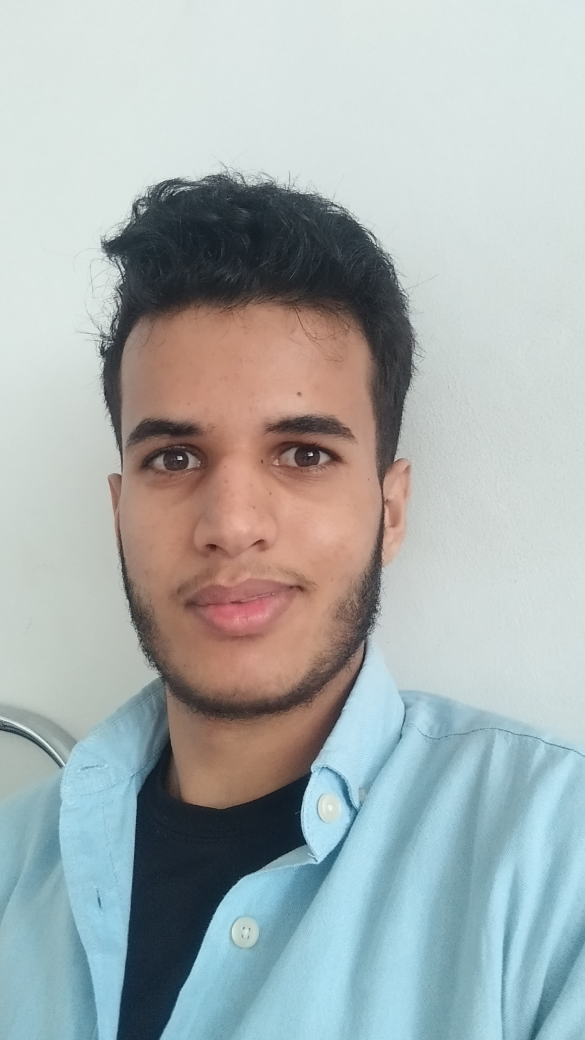
#> input picture PCD/4. Geometric Transformations on Images/mypic.jpg, 2340 x 4160 px (shown at 1/4 size)
$ python image_transform.py
#> lines starting #> are read from the running program, lines starting #| are printed output that depends on the picture
# Import the required libraries
import cv2
import numpy as np
import matplotlib.pyplot as plt

# Step 1: Load image from local file
image = cv2.imread("mypic.jpg")  # Make sure 'mypic.jpg' is in the same directory as this script
#> image is the input picture: shape (4160, 2340, 3); mean B, G, R 175.9, 176, 167.7

# Check if the image is loaded correctly
if image is None:
    print("Error: Could not load the image. Make sure 'mypic.jpg' exists in this folder.")
    exit()

# Convert the image from BGR (OpenCV default) to RGB
image_rgb = cv2.cvtColor(image, cv2.COLOR_BGR2RGB)

# Step 2: Display the original image
plt.figure(figsize=(8, 6))
plt.title("Original Image")
plt.imshow(image_rgb)
plt.axis('off')
plt.show()

# Step 3: Translation (Shift the image)
def translate_image(image, x_shift, y_shift):
    # Create translation matrix
#> called with x_shift = 50, y_shift = 30
    translation_matrix = np.float32([[1, 0, x_shift], [0, 1, y_shift]])
    translated_image = cv2.warpAffine(image, translation_matrix, (image.shape[1], image.shape[0]))
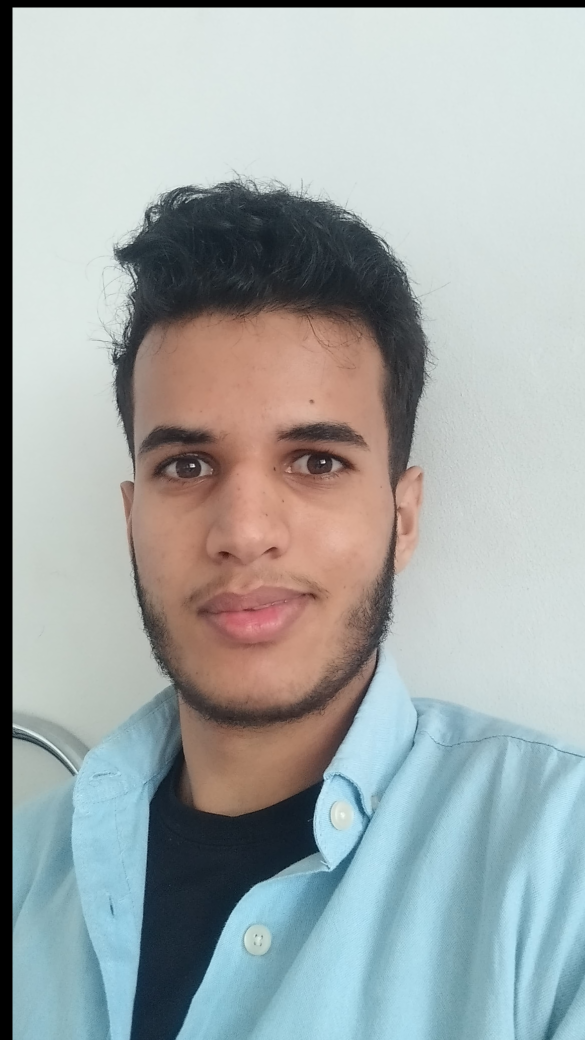
#> translated_image: shape (4160, 2340, 3) (shown at 1/4 size); mean R, G, B 162.6, 170.1, 169.9
    return translated_image

translated_image = translate_image(image_rgb, 50, 30)  # Shift 50 pixels right, 30 pixels down

# Display translated image
plt.figure(figsize=(8, 6))
plt.title("Translated Image")
plt.imshow(translated_image)
plt.axis('off')
plt.show()

# Step 4: Rotation
(h, w) = image_rgb.shape[:2]
#> h = 4160; w = 2340
center = (w // 2, h // 2)  # Center point of rotation
#> center = (1170, 2080)
angle = 45  # Rotation angle in degrees
scale = 1.0  # Scaling factor

# Create rotation matrix
rotation_matrix = cv2.getRotationMatrix2D(center, angle, scale)
rotated_image = cv2.warpAffine(image_rgb, rotation_matrix, (w, h))
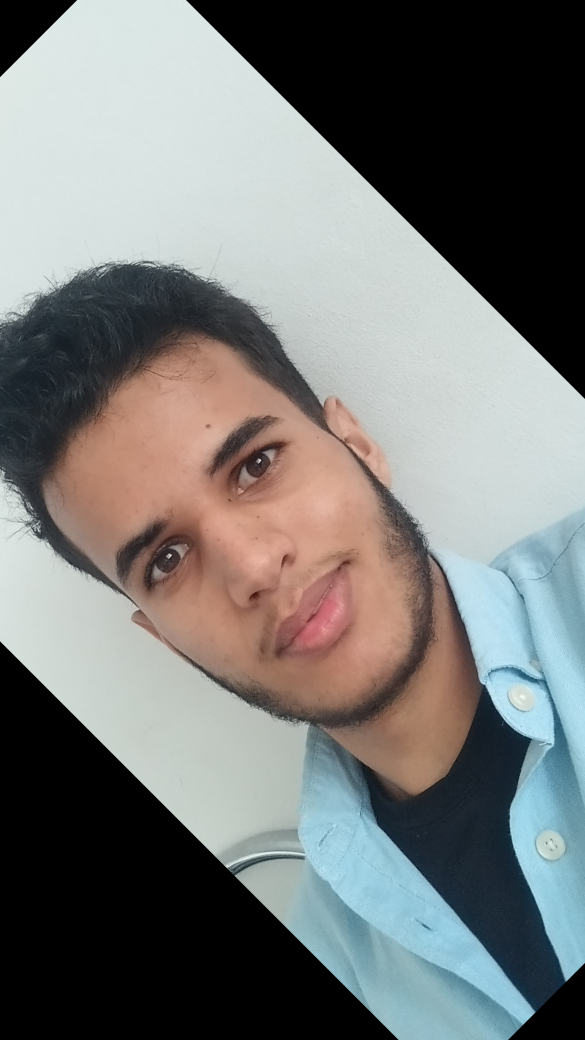
#> rotated_image: shape (4160, 2340, 3) (shown at 1/4 size); mean R, G, B 118.6, 119.7, 118.2

# Display rotated image
plt.figure(figsize=(8, 6))
plt.title("Rotated Image")
plt.imshow(rotated_image)
plt.axis('off')
plt.show()

# Step 5: Flipping
flipped_horizontal = cv2.flip(image_rgb, 1)  # Flip horizontally
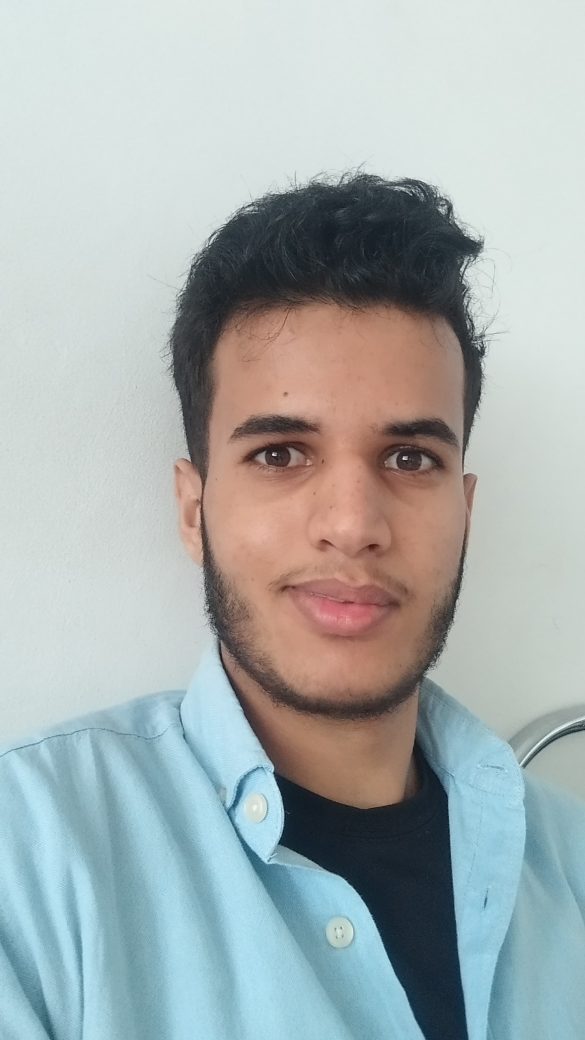
#> flipped_horizontal: shape (4160, 2340, 3) (shown at 1/4 size); mean R, G, B 167.7, 176, 175.9
flipped_vertical = cv2.flip(image_rgb, 0)    # Flip vertically
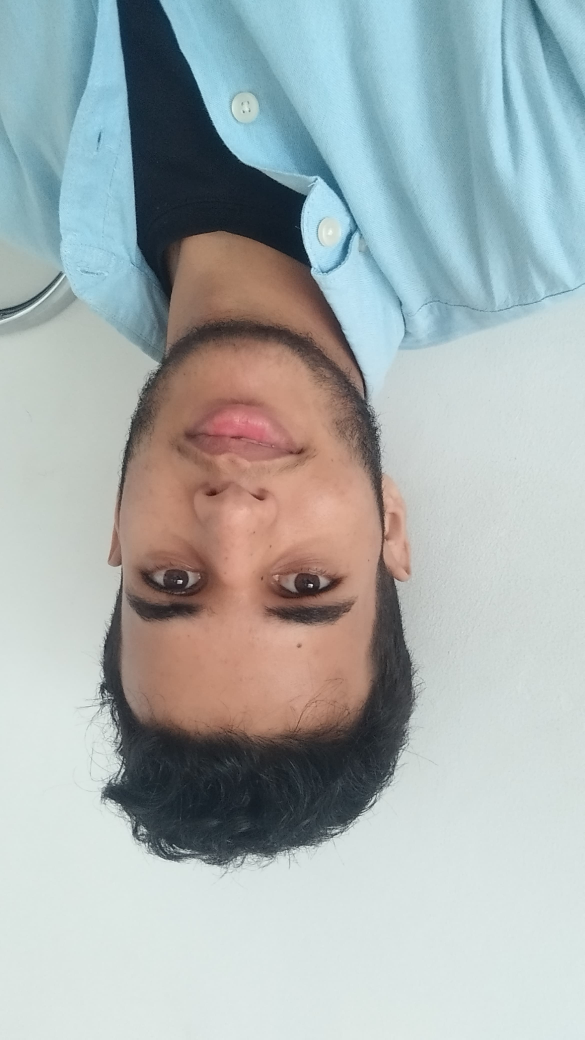
#> flipped_vertical: shape (4160, 2340, 3) (shown at 1/4 size); mean R, G, B 167.7, 176, 175.9

# Display flipped images
plt.figure(figsize=(12, 6))

plt.subplot(1, 2, 1)
plt.title("Horizontally Flipped Image")
plt.imshow(flipped_horizontal)
plt.axis('off')

plt.subplot(1, 2, 2)
plt.title("Vertically Flipped Image")
plt.imshow(flipped_vertical)
plt.axis('off')

plt.tight_layout()
plt.show()

# Step 6: Scaling (Resizing)
new_size = (int(w * 0.7), int(h * 0.7))  # Resize to 70% of original size
#> new_size = (1638, 2912)
scaled_image = cv2.resize(image_rgb, new_size)

# Display scaled image
plt.figure(figsize=(8, 6))
plt.title("Scaled Image")
plt.imshow(scaled_image)
plt.axis('off')
plt.show()

print("Process completed! You have performed geometric transformations on the image.")
